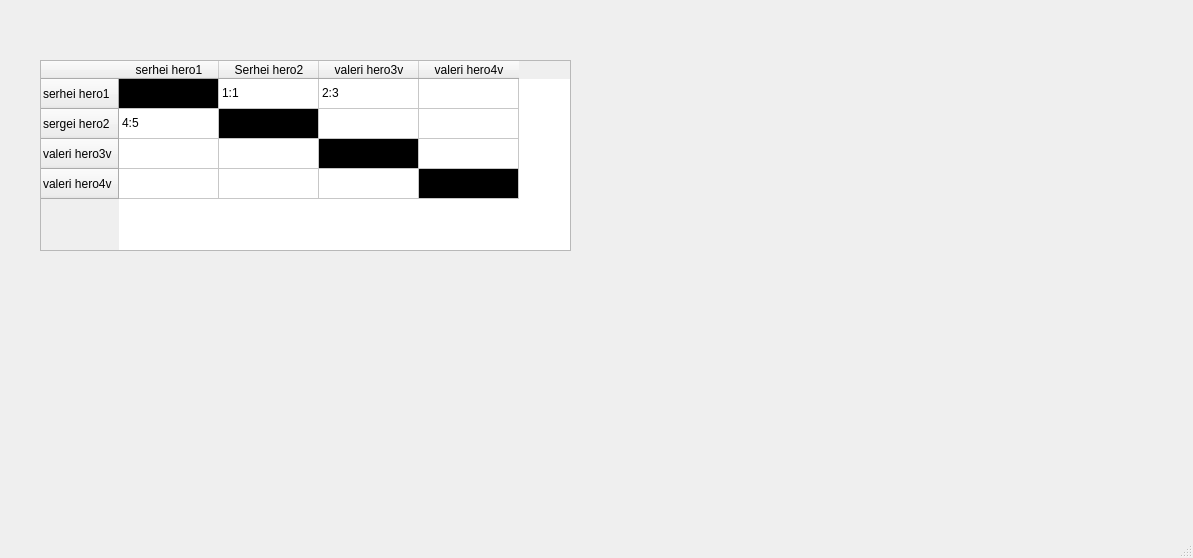
<?xml version="1.0" encoding="UTF-8"?>
<ui version="4.0">
 <class>MainWindow</class>
 <widget class="QMainWindow" name="MainWindow">
  <property name="geometry">
   <rect>
    <x>0</x>
    <y>0</y>
    <width>1193</width>
    <height>558</height>
   </rect>
  </property>
  <property name="windowTitle">
   <string>MainWindow</string>
  </property>
  <widget class="QWidget" name="centralwidget">
   <widget class="QTableWidget" name="tableWidget">
    <property name="geometry">
     <rect>
      <x>40</x>
      <y>60</y>
      <width>531</width>
      <height>191</height>
     </rect>
    </property>
    <property name="dragEnabled">
     <bool>false</bool>
    </property>
    <row>
     <property name="text">
      <string>serhei hero1</string>
     </property>
    </row>
    <row>
     <property name="text">
      <string>sergei hero2</string>
     </property>
    </row>
    <row>
     <property name="text">
      <string>valeri hero3v</string>
     </property>
    </row>
    <row>
     <property name="text">
      <string>valeri hero4v</string>
     </property>
    </row>
    <column>
     <property name="text">
      <string>serhei hero1</string>
     </property>
    </column>
    <column>
     <property name="text">
      <string>Serhei hero2</string>
     </property>
    </column>
    <column>
     <property name="text">
      <string>valeri hero3v</string>
     </property>
    </column>
    <column>
     <property name="text">
      <string>valeri hero4v</string>
     </property>
    </column>
    <item row="0" column="0">
     <property name="text">
      <string/>
     </property>
     <property name="background">
      <brush brushstyle="SolidPattern">
       <color alpha="255">
        <red>0</red>
        <green>0</green>
        <blue>0</blue>
       </color>
      </brush>
     </property>
    </item>
    <item row="0" column="1">
     <property name="text">
      <string>1:1</string>
     </property>
    </item>
    <item row="0" column="2">
     <property name="text">
      <string>2:3</string>
     </property>
    </item>
    <item row="1" column="0">
     <property name="text">
      <string>4:5</string>
     </property>
    </item>
    <item row="1" column="1">
     <property name="text">
      <string/>
     </property>
     <property name="background">
      <brush brushstyle="SolidPattern">
       <color alpha="255">
        <red>0</red>
        <green>0</green>
        <blue>0</blue>
       </color>
      </brush>
     </property>
     <property name="foreground">
      <brush brushstyle="NoBrush">
       <color alpha="255">
        <red>0</red>
        <green>0</green>
        <blue>0</blue>
       </color>
      </brush>
     </property>
    </item>
    <item row="2" column="2">
     <property name="text">
      <string/>
     </property>
     <property name="background">
      <brush brushstyle="SolidPattern">
       <color alpha="255">
        <red>0</red>
        <green>0</green>
        <blue>0</blue>
       </color>
      </brush>
     </property>
    </item>
    <item row="3" column="3">
     <property name="text">
      <string/>
     </property>
     <property name="background">
      <brush brushstyle="SolidPattern">
       <color alpha="255">
        <red>0</red>
        <green>0</green>
        <blue>0</blue>
       </color>
      </brush>
     </property>
    </item>
   </widget>
  </widget>
  <widget class="QMenuBar" name="menubar">
   <property name="geometry">
    <rect>
     <x>0</x>
     <y>0</y>
     <width>1193</width>
     <height>22</height>
    </rect>
   </property>
  </widget>
  <widget class="QStatusBar" name="statusbar"/>
 </widget>
 <resources/>
 <connections/>
</ui>
